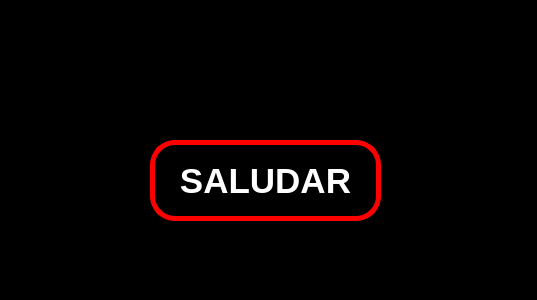
<?xml version="1.0" encoding="UTF-8"?>
<ui version="4.0">
 <class>MainWindow</class>
 <widget class="QMainWindow" name="MainWindow">
  <property name="geometry">
   <rect>
    <x>0</x>
    <y>0</y>
    <width>537</width>
    <height>300</height>
   </rect>
  </property>
  <property name="windowTitle">
   <string>MainWindow</string>
  </property>
  <property name="styleSheet">
   <string notr="true">background-color: rgb(0, 0, 0);</string>
  </property>
  <widget class="QWidget" name="centralwidget">
   <widget class="QPushButton" name="btn_saludar">
    <property name="geometry">
     <rect>
      <x>150</x>
      <y>140</y>
      <width>231</width>
      <height>81</height>
     </rect>
    </property>
    <property name="font">
     <font>
      <pointsize>26</pointsize>
      <weight>75</weight>
      <bold>true</bold>
     </font>
    </property>
    <property name="styleSheet">
     <string notr="true">background-color: rgb(0, 0, 0);
color: rgb(255, 255, 255);
border-radius:25px;
border: 5px solid red;</string>
    </property>
    <property name="text">
     <string>SALUDAR</string>
    </property>
   </widget>
  </widget>
  <widget class="QMenuBar" name="menubar">
   <property name="geometry">
    <rect>
     <x>0</x>
     <y>0</y>
     <width>537</width>
     <height>21</height>
    </rect>
   </property>
  </widget>
  <widget class="QStatusBar" name="statusbar"/>
 </widget>
 <resources/>
 <connections/>
</ui>
